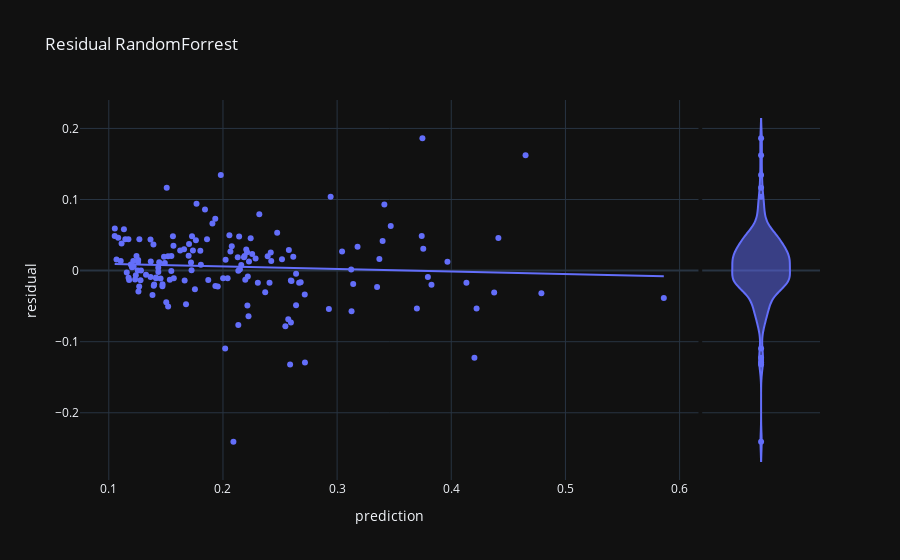

The notebook cell saved with this chart:
### Code cell
import plotly.express as px

df = scaled_test_data

# Condition the model on sepal width and length, predict the petal width
df['prediction'] = bestRandomForest.predict(X_test)
df['residual'] = df['prediction'] - scaled_test_data['SalePrice']

fig = px.scatter(
    df, x='prediction', y='residual',
    marginal_y='violin', trendline='ols', title="Residual RandomForrest"
)
fig.show()

### Figure 1 — Plotly figure (JSON) as saved in the notebook; plotly's stock layout.template omitted (floating-point values rounded to 4 significant figures; data arrays with more than 128 entries replaced by an {"elided": "..."} marker saying what was removed)
{"data": [{"hovertemplate": "prediction=%{x}<br>residual=%{y}<extra></extra>", "legendgroup": "", "marker": {"color": "#636efa", "symbol": "circle"}, "mode": "markers", "name": "", "orientation": "v", "showlegend": false, "x": {"elided": "154 float values"}, "xaxis": "x", "y": {"elided": "154 float values"}, "yaxis": "y", "type": "scatter"}, {"alignmentgroup": "True", "hovertemplate": "residual=%{y}<extra></extra>", "legendgroup": "", "marker": {"color": "#636efa", "symbol": "circle"}, "name": "", "offsetgroup": "", "scalegroup": "y", "showlegend": false, "xaxis": "x2", "y": {"elided": "154 float values"}, "yaxis": "y2", "type": "violin"}, {"hovertemplate": "<b>OLS trendline</b><br>residual = -0.0356625 * prediction + 0.0129917<br>R<sup>2</sup>=0.004099<br><br>prediction=%{x}<br>residual=%{y} <b>(trend)</b><extra></extra>", "legendgroup": "", "marker": {"color": "#636efa", "symbol": "circle"}, "mode": "lines", "name": "", "showlegend": false, "x": {"elided": "154 float values"}, "xaxis": "x", "y": {"elided": "154 float values"}, "yaxis": "y", "type": "scatter"}], "layout": {"xaxis": {"anchor": "y", "domain": [0.0, 0.8358], "title": {"text": "prediction"}}, "yaxis": {"anchor": "x", "domain": [0.0, 1.0], "title": {"text": "residual"}}, "xaxis2": {"anchor": "y2", "domain": [0.8408, 1.0], "matches": "x2", "showticklabels": false, "showline": false, "ticks": "", "showgrid": false}, "yaxis2": {"anchor": "x2", "domain": [0.0, 1.0], "matches": "y", "showticklabels": false, "showgrid": true}, "legend": {"tracegroupgap": 0}, "title": {"text": "Residual RandomForrest"}}}
